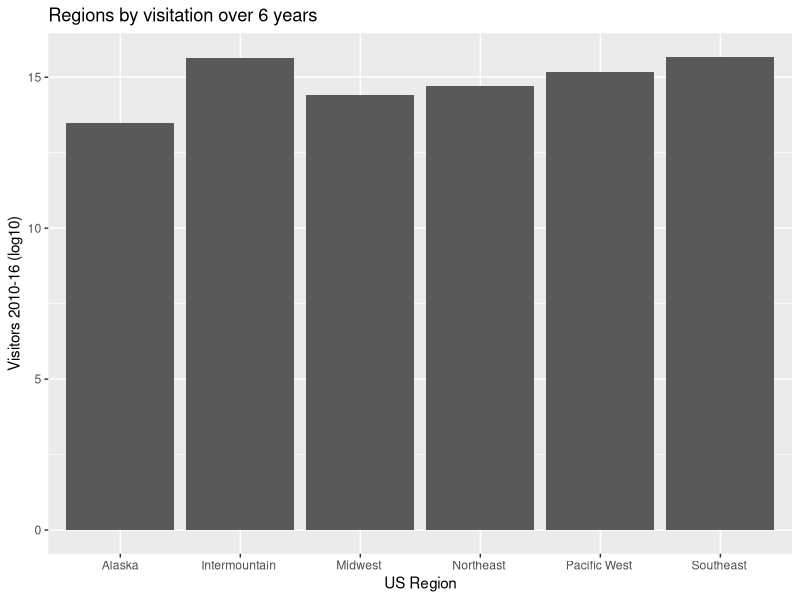

The R source for this figure:
# This doc for the first chart
library(ggplot2)
library(dplyr)

park_visits <- read.csv("park_visits.csv")
park_visits_chart <- park_visits %>% filter(ParkType == "National Park") %>% mutate(visitors = (10^logVisits))
vis_by_region_chart <- park_visits_chart %>% group_by(Region) %>% summarise(log_total_vis = log10(sum(visitors)))
reg_vis_plot <- ggplot(vis_by_region_chart, aes(x=Region, y=log_total_vis)) + geom_bar(stat="identity")
print(reg_vis_plot + labs(title = "Regions by visitation over 6 years", x = "US Region", y = "Visitors 2010-16 (log10)"))
